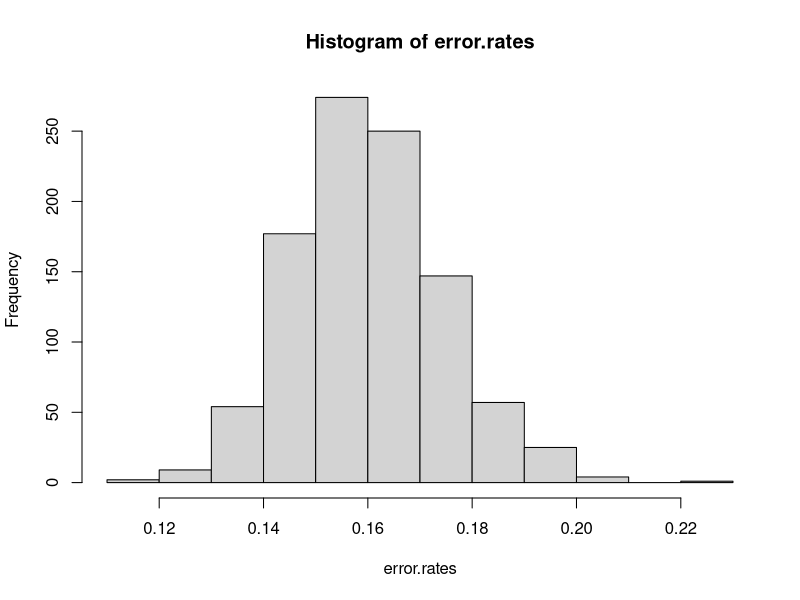

This figure's R source:


numTrials<-1000
testN=1000
library(e1071)
dfnames<-c("x1","x2","x3","x4","x5","x6","x7","x8","x9","x10","y")

# svm with default settings
error.rates<-replicate(numTrials,{
    
#     x0=matrix(rnorm(500),50,10)
#     x1=matrix(rnorm(500),50,10)
#     x1[,1:5]<-x1[,1:5]+1
#     x<-rbind(x0,x1)
    x<-matrix(rnorm(1000),100,10)
    x[51:100,1:5]<-x[51:100,1:5]+1
    y=rep(c(0,1),c(50,50))
    train=data.frame(x,y=as.factor(y))
    names(train)<-dfnames

    x0=matrix(rnorm(5*testN),testN/2,10)
    x1=matrix(rnorm(5*testN),testN/2,10)
    x1[,1:5]<-x1[,1:5]+1
    x<-rbind(x0,x1)
    y=rep(c(0,1),c(testN/2,testN/2))
    test=data.frame(x,y=as.factor(y))
    names(test)<-dfnames
    
    #svm default settings
    svmfit=svm(y~.,data=train)
    svm.pred = predict(svmfit, newdata = test)
    error.rate<-mean(svm.pred!=test$y)
    
#     # svm linear kernel
#     svmfit=svm(y~.,data=train,kernel="linear",scale=FALSE,cost=10)
#     svm.pred = predict(svmfit, newdata = test)
#     error.rate<-mean(svm.pred!=test$y)
#     
#     # logistic regression
#     glm.fit=glm(y~.,data=train,family=binomial)
#     glm.probs = predict(glm.fit, newdata = test,type="response")
#     glm.pred=rep(0,testN)
#     glm.pred[glm.probs>.5]=1

})
mean(error.rates)
sd(error.rates)
hist(error.rates)

